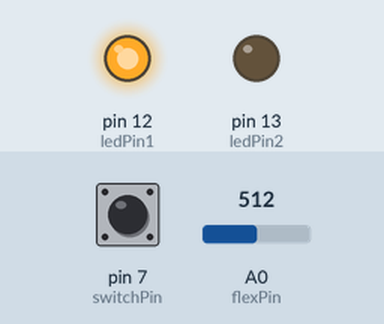
Bench run of a sketch on a simulated Arduino Uno, built with avr-gcc and run on an emulated ATmega328P. Shown: output pins drawn as LEDs (lit = HIGH). Inputs (shaded band) come from the test bench; at power-on: pin 7 (switchPin) LOW, A0 (flexPin) = 512. What the sketch prints to the serial monitor is not drawn.

Above: at 1.2 s.
1.3 s: pin 7 (switchPin) pulled HIGH for 0.15 s
At 1.38 s:
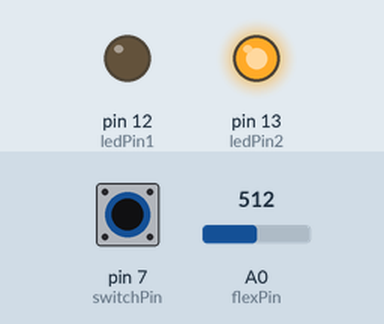
2.9 s: pin 7 (switchPin) pulled HIGH for 3.2 s
At 7.3 s:
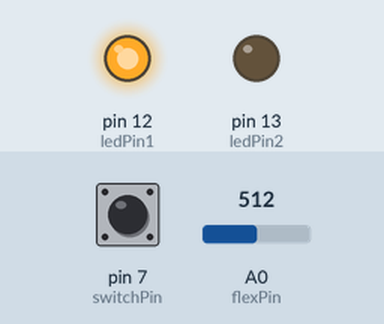
7.6 s: pin 7 (switchPin) driven HIGH
At 7.9 s:
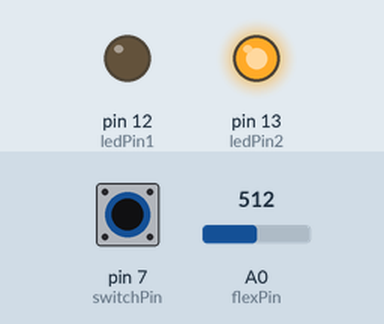
10.6 s: A0 (flexPin) set to 107
13.6 s: A0 (flexPin) set to 95
16.6 s: pin 7 (switchPin) driven LOW
At 17.8 s:
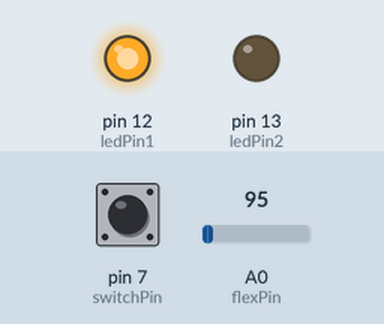
Timing chart, 0 to 19.1 s (numbered marks = the images above; inputs shaded):
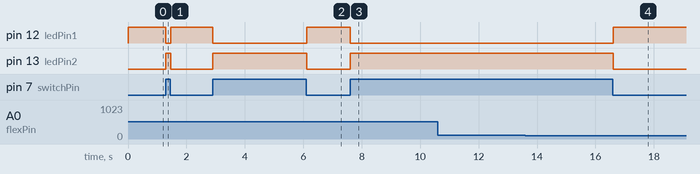

The sketch:

calibration_code_test.ino
```cpp
//calibration code test


int flexPin = A0;
int flexVal = 0;

int flexMax = 0;
int flexMin = 1023;
int counter = 0;

int flexMap = 0;
int flexCon = 0;

int prevVal = 0;

int switchPin = 7;
int switchVal = 0;
boolean calState = false;
int ledPin1 = 12;
int ledPin2 = 13;

int THRESHOLD = 2;

void setup() {

  Serial.begin(31250);

  pinMode(switchPin, INPUT);
  pinMode(ledPin1, OUTPUT);
  pinMode(ledPin2, OUTPUT);
}
void loop() {

  ///////sensor/switch reads//////

  switchVal = digitalRead(switchPin);

  flexVal = analogRead(flexPin);

 /////test for enter calibration////////
  if(switchVal == HIGH) {
    calState = true;
  }
  if(switchVal == LOW) {
    calState = false;
  }
 //////begin calibration code/////
  while(calState == true) {
    ///////may need a test for moving sensors so they ALL dont reset
    if(counter == 0){
      flexMax = 0;
      flexMin = 1023;
      counter = 1;
    }
  flexVal = analogRead(flexPin);

  digitalWrite(ledPin2, HIGH);  // record the maximum sensor value
  digitalWrite(ledPin1, LOW);

    if (flexVal > flexMax) {
       flexMax = flexVal;
    }

    if (flexVal < flexMin) {  // record the minimum sensor value
       flexMin = flexVal;
    }
  switchVal = digitalRead(switchPin);

    if(switchVal == HIGH) {   // test for stay or exit calibration while loop
      calState = true;
  }
    if(switchVal == LOW) {
      calState = false;
  }
  Serial.print("sensor = " );
  Serial.print(flexVal);
  Serial.print("\t output = ");
  Serial.println(flexMax);

 }
//////begin main loop/////////
  counter = 0;

  if(switchVal == LOW){
    digitalWrite(ledPin2, LOW);
    digitalWrite(ledPin1, HIGH);
  }
  flexMap = map(flexVal, flexMin, flexMax, 0, 127);

  flexCon = constrain(flexMap, 0, 127);

  if(abs(flexCon - prevVal) >= THRESHOLD){

     midiOUT(0xB0, 10, flexCon);
     prevVal = flexCon;
  }

}

void midiOUT(char command, char value1, char value2) {
  Serial.print(command);
  Serial.print(value1);
  Serial.print(value2);
}
```

Measured:
- after the input at 1.3 s, pin 12 (ledPin1): HIGH → LOW at once, → HIGH 0.17 s later; pin 13 (ledPin2): LOW → HIGH at once, → LOW 0.17 s later
- after the input at 2.9 s, pin 12 (ledPin1): HIGH → LOW at once, → HIGH 3.2 s later; pin 13 (ledPin2): LOW → HIGH at once, → LOW 3.2 s later
- after the input at 7.6 s, pin 12 (ledPin1): HIGH → LOW at once; pin 13 (ledPin2): LOW → HIGH at once
- after the input at 10.6 s, every drawn part: stays the same
- after the input at 13.6 s, every drawn part: stays the same
- after the input at 16.6 s, pin 12 (ledPin1): LOW → HIGH at once; pin 13 (ledPin2): HIGH → LOW at once
